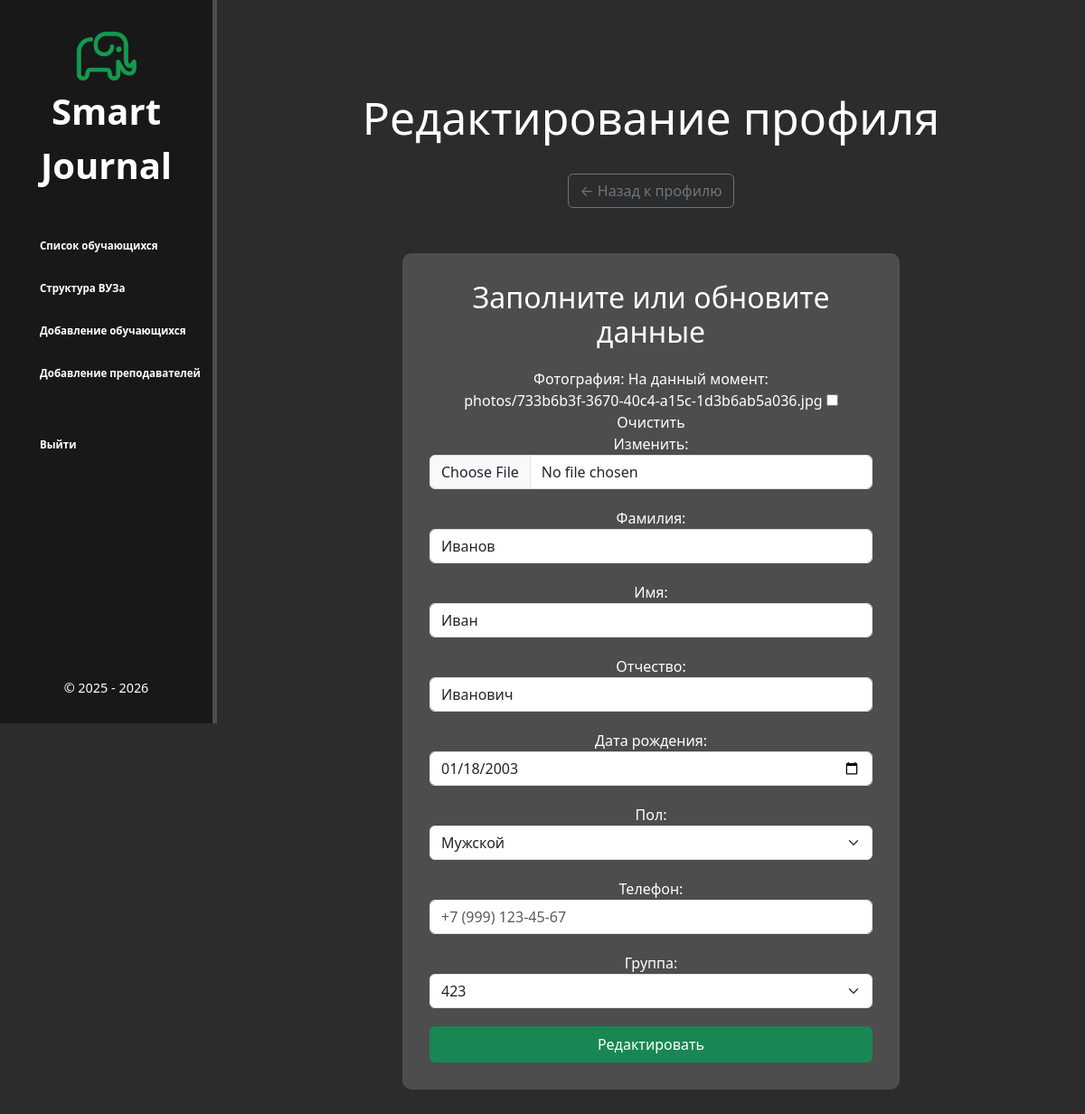
The page /7/update (signed in) on the database its author committed.
### database/models.py (models this page shows, shortened)
class Students(models.Model):
    GENDER_CHOICES = [
        ('Мужской', 'Мужской'),
        ('Женский', 'Женский'),
    ]
    last_name = models.CharField('Фамилия', max_length=50)
    first_name = models.CharField('Имя', max_length=25)
    father_name = models.CharField('Отчество', max_length=50, blank=True)
    birth_date = models.DateField('Дата рождения')
    gender = models.CharField('Пол', max_length=10, choices=GENDER_CHOICES)
    phone_number = models.CharField('Телефон', max_length=20, blank=True)
    group = models.ForeignKey(Groups, on_delete=models.CASCADE, verbose_name='Группа')
    role = models.CharField('Роль', max_length=20, default='Студент', editable=False, blank=False, null=False)
    user_id = models.OneToOneField(User, on_delete=models.CASCADE, null=True) # Связь с USER
    photo = models.ImageField('Фотография', upload_to='photos', blank=True)
    def get_absolute_url(self):
        return reverse('students-detail', kwargs={'pk': self.pk})
    class Meta:
        verbose_name = 'Студент'
        verbose_name_plural = 'Студенты'

### database/views.py (the view, shortened to what this page needs)
# urls.py: path('<int:pk>/update', views.StudentsUpdateView.as_view(), name='students-update'),
class StudentsUpdateView(UpdateView):
    model = Students
    template_name = 'database/students-update.html'
    context_object_name = 'student'
    form_class = StudentsForm
    def get_form(self, form_class=None):
        form = super().get_form(form_class)
        return form

### database/models.py (called while the page is built)
    def __str__(self):
        return self.number

### database/templates/database/students-update.html (shortened to what this page needs)
{% extends 'database/layout.html' %}
{% block content %}
    <div class="features">
        <h1>Редактирование профиля</h1>
        <br>
        <button class="btn btn-outline-secondary" onclick="window.location.href='{{ student.get_absolute_url }}'">← Назад к профилю</button>
        <form method="post" enctype="multipart/form-data">
            <h2>Заполните или обновите данные</h2>
            {{ form.as_p }}
            <button class="btn btn-success custom-button" type="submit"> Редактировать </button>
        </form>
        <br><br>
    </div>
{% endblock %}

### database/static/database/css/main.css (style rules this page uses)
body { background: #2c2c2c; }
a { text-decoration: none; color: #fff; display: inline-block; transition: transform .6s ease; }
.features { display: flex; flex-direction: column; align-items: center; float: left; color: #fff; margin-top: 100px; text-align: center; width: 80%; margin-left: 20%; flex-wrap: wrap; }
main .features h1 { font-size: 50px; }
main .features p { max-width: 700px; margin: 20px auto }
form { margin:auto; width: 550px; margin-top: 50px; background-color: #4d4d4d; padding: 30px; border-radius: 10px; }
.custom-button { width: 100%; padding: 7px; }
h2 { text-align: center; }

### rows shown on the page
Students: last_name "Иванов", first_name "Иван", father_name "Иванович", birth_date "01/18/2003", gender "Мужской", group "423"
